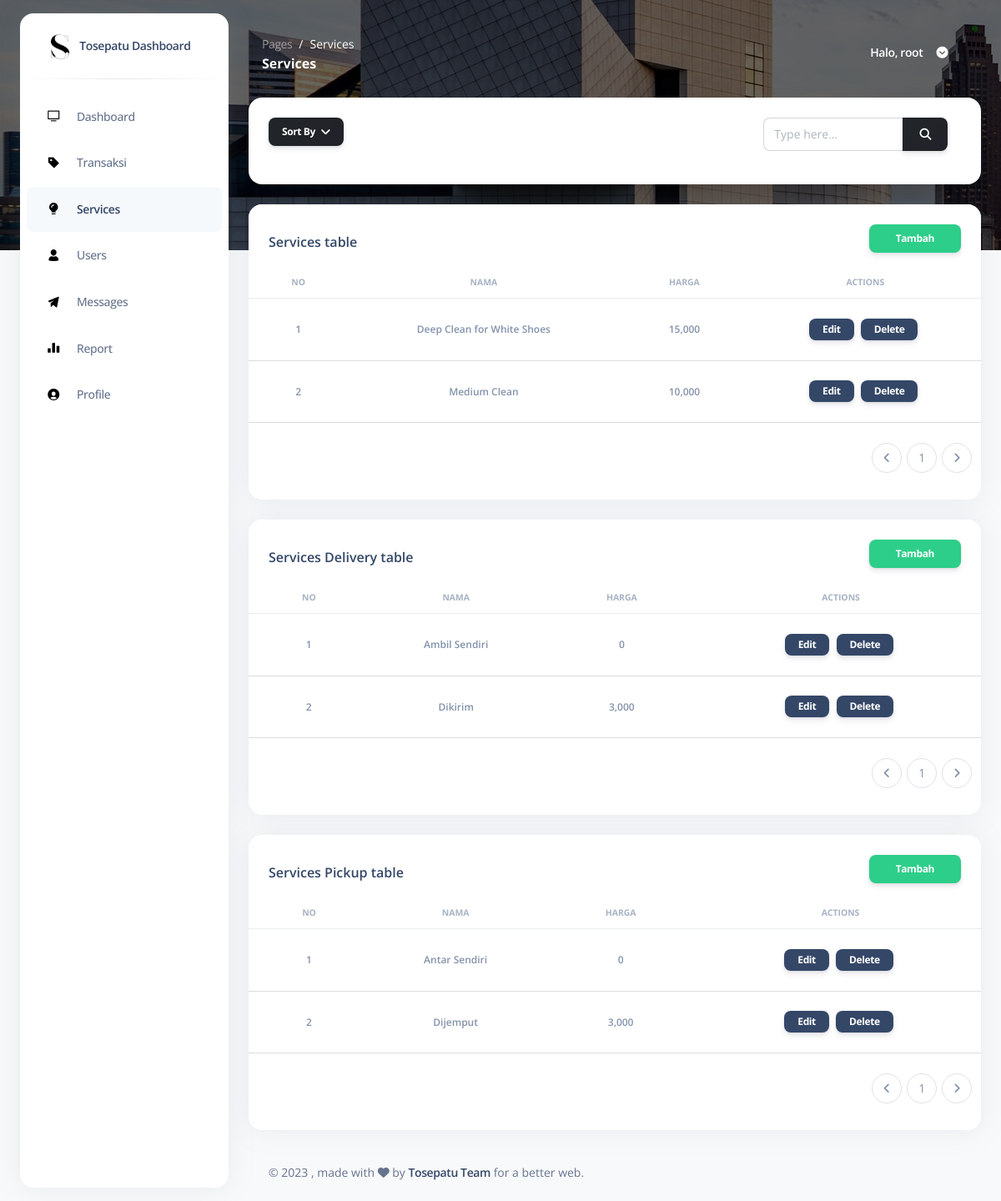
/pages/services.php (signed in), run on the app's committed database.
### tables this page shows
CREATE TABLE `tb_user` (
  `id` int(2) NOT NULL,
  `nama` varchar(50) NOT NULL,
  `username` varchar(50) NOT NULL,
  `password` varchar(50) NOT NULL,
  `role` int(2) NOT NULL
);

CREATE TABLE `tb_layanan` (
  `id` int(2) NOT NULL,
  `nama` varchar(50) NOT NULL,
  `harga` varchar(50) NOT NULL
);

CREATE TABLE `tb_pengiriman` (
  `id` int(2) NOT NULL,
  `nama` varchar(50) NOT NULL,
  `harga` varchar(12) NOT NULL
);

CREATE TABLE `tb_penjemputan` (
  `id` int(2) NOT NULL,
  `nama` varchar(50) NOT NULL,
  `harga` varchar(12) NOT NULL
);

### pages/services.php (the view, shortened to what the rows shown need)
<?php
include "../connection/koneksi.php";
if (isset($_SESSION["ses_username"]) == "") {
  header("location: ../login.php");
} elseif ($_SESSION["ses_role"] == '2') {
  header("location: logout.php");
} else {
  $data_id = $_SESSION["ses_id"];
}
?>
<html lang="en">
<head>
  <link href="../assets/css/nucleo-icons.css" rel="stylesheet" />
  <link href="../assets/css/nucleo-svg.css" rel="stylesheet" />
  <link href="../assets/css/nucleo-svg.css" rel="stylesheet" />
  <link id="pagestyle" href="../assets/css/argon-dashboard.css" rel="stylesheet" />
</head>
<body class="g-sidenav-show bg-gray-100">
  <main class="main-content position-relative border-radius-lg">
    <nav class="navbar navbar-main navbar-expand-lg px-0 mx-4 shadow-none border-radius-xl" id="navbarBlur" data-scroll="false">
      <div class="container-fluid py-1 px-3">
        <div class="collapse navbar-collapse mt-sm-0 mt-2 me-md-0 me-sm-4" id="navbar">
          <ul class="ms-md-auto pe-md-3 d-flex align-items-center navbar-nav justify-content-end">
            <?php
            $tampilprofil = ("SELECT * FROM tb_user WHERE id = '$data_id'");
            $result   = mysqli_query($koneksi, $tampilprofil);
            while ($row = mysqli_fetch_array($result)) {
              $profilName   = $row['nama'];
            ?>
              <li class="nav-item px-3 d-flex align-items-center">
                <a href="javascript:;" class="nav-link text-white font-weight-bold px-0">
                  <span class="d-sm-inline d-none">Halo, <?php echo $profilName ?></span>
                </a>
              </li>
            <?php
            }
            ?>
          </ul>
        </div>
      </div>
    </nav>
    <div class="container-fluid py-4">
      <div class="row">
        <div class="col-12">
          <div class="card mb-4">
            <div class="card-body px-0 pt-0 pb-2">
              <div class="table-responsive p-0">
                <table class="table align-items-center mb-0">
                  <thead>
                    <tr>
                      <th class="text-center text-uppercase text-secondary text-xxs font-weight-bolder opacity-7">
                        No
                      </th>
                      <th class="text-center text-uppercase text-secondary text-xxs font-weight-bolder opacity-7">
                        Nama
                      </th>
                      <th class="text-center text-uppercase text-secondary text-xxs font-weight-bolder opacity-7">
                        Harga
                      </th>
                      <th class="text-center text-uppercase text-secondary text-xxs font-weight-bolder opacity-7">
                        Actions
                      </th>
                    </tr>
                  </thead>
                  <tbody>
                    <?php
                    $batas = 20;
                    $halaman = @$_GET['halaman'];
                    if (empty($halaman)) {
                      $posisi = 0;
                    } else {
                      $posisi = ($halaman - 1) * $batas;
                    }
                    $data = $_POST['data'];
                    if (isset($_POST['caridata'])) {
                      $caringab = ("SELECT id, nama, format(harga,0)  as harga FROM tb_layanan WHERE tb_layanan.nama LIKE '" . $data . "%' LIMIT $posisi, $batas");
                      $result   = mysqli_query($koneksi, $caringab);
                    } elseif (isset($_POST['namaasc'])) {
                      $namaasc = ("SELECT id, nama, format(harga,0) as harga FROM tb_layanan ORDER BY nama asc LIMIT $posisi, $batas");
                      $result   = mysqli_query($koneksi, $namaasc);
                    } elseif (isset($_POST['namadesc'])) {
                      $namadesc = ("SELECT id, nama, format(harga,0) as harga FROM tb_layanan ORDER BY nama desc LIMIT $posisi, $batas");
                      $result   = mysqli_query($koneksi, $namadesc);
                    } elseif (isset($_POST['hargaasc'])) {
                      $totalasc = ("SELECT id, nama, format(harga,0) as harga FROM tb_layanan ORDER BY harga asc LIMIT $posisi, $batas");
                      $result   = mysqli_query($koneksi, $totalasc);
                    } elseif (isset($_POST['hargadesc'])) {
                      $totaldesc = ("SELECT id, nama, format(harga,0) as harga FROM tb_layanan ORDER BY harga desc LIMIT $posisi, $batas");
                      $result   = mysqli_query($koneksi, $totaldesc);
                    } else {
                      $query  = ("SELECT id, nama, format(harga,0) as harga  FROM tb_layanan ORDER BY nama asc LIMIT $posisi, $batas");
                      $result = mysqli_query($koneksi, $query);
                    }
                    $no     = 1;
                    while ($row = mysqli_fetch_array($result)) {
                      $LayananNama = $row['nama'];
                      $LayananHarga = $row['harga'];
                    ?>
                  <tr>
                        <td class="align-middle text-center">
                          <span class="text-secondary text-xs font-weight-bold"><?php echo $no++; ?></span>
                        </td>
                        <td class="align-middle text-center">
                          <span class="text-secondary text-xs font-weight-bold"><?php echo $LayananNama; ?></span>
                        </td>
                        <td class="align-middle text-center">
                          <span class="text-secondary text-xs font-weight-bold"> <?php echo $LayananHarga; ?></span>
                        </td>
                        <td class="align-middle text-center">
                          <button class="btn btn-dark btn-sm px-3 py-1 me-1 mt-3" data-bs-toggle="modal" data-bs-target="#modal-edit<?php echo $row['id']; ?>">Edit</button>
                          <button class="btn btn-dark btn-sm px-3 py-1 me-1 mt-3" data-bs-toggle="modal" data-bs-target="#modal-delete<?php echo $row['id']; ?>">Delete</button>
                        </td>
                      </tr>
                    <?php
                    }
                    ?>
                  </tbody>
                </table>
              </div>
            </div>
          </div>
        </div>
      </div>
      <div class="row">
        <div class="col-12">
          <div class="card mb-4">
            <div class="card-body px-0 pt-0 pb-2">
              <div class="table-responsive p-0">
                <table class="table align-items-center mb-0">
                  <thead>
                    <tr>
                      <th class="text-center text-uppercase text-secondary text-xxs font-weight-bolder opacity-7">
                        No
                      </th>
                      <th class="text-center text-uppercase text-secondary text-xxs font-weight-bolder opacity-7">
                        Nama
                      </th>
                      <th class="text-center text-uppercase text-secondary text-xxs font-weight-bolder opacity-7">
                        Harga
                      </th>
                      <th class="text-center text-uppercase text-secondary text-xxs font-weight-bolder opacity-7">
                        Actions
                      </th>
                    </tr>
                  </thead>
                  <tbody>
                  <?php
                    $batas = 20;
                    $halaman = @$_GET['halaman'];
                    if (empty($halaman)) {
                      $posisi = 0;
                    } else {
                      $posisi = ($halaman - 1) * $batas;
                    }
                    $data = $_POST['data'];
                    if (isset($_POST['caridata'])) {
                      $caringab = ("SELECT id, nama, format(harga,0)  as harga FROM tb_pengiriman WHERE tb_pengiriman.nama LIKE '" . $data . "%' LIMIT $posisi, $batas");
                      $result   = mysqli_query($koneksi, $caringab);
                    } elseif (isset($_POST['namaasc'])) {
                      $namaasc = ("SELECT id, nama, format(harga,0) as harga FROM tb_pengiriman ORDER BY nama asc LIMIT $posisi, $batas");
                      $result   = mysqli_query($koneksi, $namaasc);
                    } elseif (isset($_POST['namadesc'])) {
                      $namadesc = ("SELECT id, nama, format(harga,0) as harga FROM tb_pengiriman ORDER BY nama desc LIMIT $posisi, $batas");
                      $result   = mysqli_query($koneksi, $namadesc);
                    } elseif (isset($_POST['hargaasc'])) {
                      $totalasc = ("SELECT id, nama, format(harga,0) as harga FROM tb_pengiriman ORDER BY harga asc LIMIT $posisi, $batas");
                      $result   = mysqli_query($koneksi, $totalasc);
                    } elseif (isset($_POST['hargadesc'])) {
                      $totaldesc = ("SELECT id, nama, format(harga,0) as harga FROM tb_pengiriman ORDER BY harga desc LIMIT $posisi, $batas");
                      $result   = mysqli_query($koneksi, $totaldesc);
                    } else {
                      $query  = ("SELECT id, nama, format(harga,0) as harga  FROM tb_pengiriman ORDER BY nama asc LIMIT $posisi, $batas");
                      $result = mysqli_query($koneksi, $query);
                    }
                    $no     = 1;
                    while ($row = mysqli_fetch_array($result)) {
                      $PengirimanNama = $row['nama'];
                      $PengirimanHarga = $row['harga'];
                    ?>
                  <tr>
                        <td class="align-middle text-center">
                          <span class="text-secondary text-xs font-weight-bold"><?php echo $no++; ?></span>
                        </td>
                        <td class="align-middle text-center">
                          <span class="text-secondary text-xs font-weight-bold"><?php echo $PengirimanNama; ?></span>
                        </td>
                        <td class="align-middle text-center">
                          <span class="text-secondary text-xs font-weight-bold"> <?php echo $PengirimanHarga; ?></span>
                        </td>
                        <td class="align-middle text-center">
                          <button class="btn btn-dark btn-sm px-3 py-1 me-1 mt-3" data-bs-toggle="modal" data-bs-target="#modal-edit-pengiriman<?php echo $row['id']; ?>">Edit</button>
                          <button class="btn btn-dark btn-sm px-3 py-1 me-1 mt-3" data-bs-toggle="modal" data-bs-target="#modal-delete-pengiriman<?php echo $row['id']; ?>">Delete</button>
                        </td>
                      </tr>
                      <?php
                    }
                    ?>
                  </tbody>
                </table>
              </div>
            </div>
          </div>
        </div>
      </div>
      <div class="row">
        <div class="col-12">
          <div class="card mb-4">
            <div class="card-body px-0 pt-0 pb-2">
              <div class="table-responsive p-0">
                <table class="table align-items-center mb-0">
                  <thead>
                    <tr>
                      <th class="text-center text-uppercase text-secondary text-xxs font-weight-bolder opacity-7">
                        No
                      </th>
                      <th class="text-center text-uppercase text-secondary text-xxs font-weight-bolder opacity-7">
                        Nama
                      </th>
                      <th class="text-center text-uppercase text-secondary text-xxs font-weight-bolder opacity-7">
                        Harga
                      </th>
                      <th class="text-center text-uppercase text-secondary text-xxs font-weight-bolder opacity-7">
                        Actions
                      </th>
                    </tr>
                  </thead>
                  <tbody>
                <?php
                    $batas = 20;
                    $halaman = @$_GET['halaman'];
                    if (empty($halaman)) {
                      $posisi = 0;
                    } else {
                      $posisi = ($halaman - 1) * $batas;
                    }
                    $data = $_POST['data'];
                    if (isset($_POST['caridata'])) {
                      $caringab = ("SELECT id, nama, format(harga,0)  as harga FROM tb_penjemputan WHERE tb_penjemputan.nama LIKE '" . $data . "%' LIMIT $posisi, $batas");
                      $result   = mysqli_query($koneksi, $caringab);
                    } elseif (isset($_POST['namaasc'])) {
                      $namaasc = ("SELECT id, nama, format(harga,0) as harga FROM tb_penjemputan ORDER BY nama asc LIMIT $posisi, $batas");
                      $result   = mysqli_query($koneksi, $namaasc);
                    } elseif (isset($_POST['namadesc'])) {
                      $namadesc = ("SELECT id, nama, format(harga,0) as harga FROM tb_penjemputan ORDER BY nama desc LIMIT $posisi, $batas");
                      $result   = mysqli_query($koneksi, $namadesc);
                    } elseif (isset($_POST['hargaasc'])) {
                      $totalasc = ("SELECT id, nama, format(harga,0) as harga FROM tb_penjemputan ORDER BY harga asc LIMIT $posisi, $batas");
                      $result   = mysqli_query($koneksi, $totalasc);
                    } elseif (isset($_POST['hargadesc'])) {
                      $totaldesc = ("SELECT id, nama, format(harga,0) as harga FROM tb_penjemputan ORDER BY harga desc LIMIT $posisi, $batas");
                      $result   = mysqli_query($koneksi, $totaldesc);
                    } else {
                      $query  = ("SELECT id, nama, format(harga,0) as harga  FROM tb_penjemputan ORDER BY nama asc LIMIT $posisi, $batas");
                      $result = mysqli_query($koneksi, $query);
                    }
                    $no     = 1;
                    while ($row = mysqli_fetch_array($result)) {
                      $PenjemputanNama = $row['nama'];
                      $PenjemputanHarga = $row['harga'];
                    ?>
                   <tr>
                        <td class="align-middle text-center">
                          <span class="text-secondary text-xs font-weight-bold"><?php echo $no++; ?></span>
                        </td>
                        <td class="align-middle text-center">
                          <span class="text-secondary text-xs font-weight-bold"><?php echo $PenjemputanNama; ?></span>
                        </td>
                        <td class="align-middle text-center">
                          <span class="text-secondary text-xs font-weight-bold"> <?php echo $PenjemputanHarga; ?></span>
                        </td>
                        <td class="align-middle text-center">
                          <button class="btn btn-dark btn-sm px-3 py-1 me-1 mt-3" data-bs-toggle="modal" data-bs-target="#modal-edit-penjemputan<?php echo $row['id']; ?>">Edit</button>
                          <button class="btn btn-dark btn-sm px-3 py-1 me-1 mt-3" data-bs-toggle="modal" data-bs-target="#modal-delete-penjemputan<?php echo $row['id']; ?>">Delete</button>
                        </td>
                      </tr>
                      <?php
                    }
                    ?>
                  </tbody>
                </table>
              </div>
            </div>
          </div>
        </div>
      </div>
    </div>
  </main>
</body>
</html>

### data on the page
tb_user: nama "root"
tb_layanan: nama "Deep Clean for White Shoes", LayananHarga "15,000"
tb_layanan: nama "Medium Clean", LayananHarga "10,000"
tb_pengiriman: nama "Ambil Sendiri", PengirimanHarga "0"
tb_pengiriman: nama "Dikirim", PengirimanHarga "3,000"
tb_penjemputan: nama "Antar Sendiri", PenjemputanHarga "0"
tb_penjemputan: nama "Dijemput", PenjemputanHarga "3,000"
